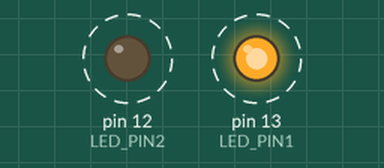
The sketch below on a simulated Arduino Uno, built with avr-gcc and run on an emulated ATmega328P. Parts: output pins drawn as LEDs (lit = HIGH). Dashed ring = blinking.

Above: at 0.4 s.
Timing chart, 0 to 4.6 s (numbered marks = the images above):
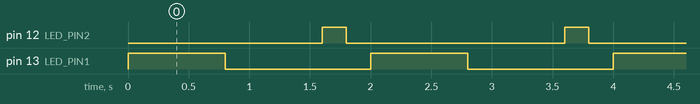

The sketch:

digitalwk11.ino
```cpp
int LED_PIN1=13;
int LED_PIN2=12;
void setup() {
  // initialize digital pin LED_BUILTIN as an output.
  pinMode(LED_PIN1, OUTPUT);
  pinMode(LED_PIN2, OUTPUT);
}

// the loop function runs over and over again forever
void loop() {
  digitalWrite( LED_PIN1, HIGH);   // turn the LED on (HIGH is the voltage level)
  delay(800);                       // wait for a second
  digitalWrite( LED_PIN1, LOW);    // turn the LED off by making the voltage LOW
  delay(800);                       // wait for a second
  digitalWrite( LED_PIN2, HIGH);   // turn the LED on (HIGH is the voltage level)
  delay(200);                       // wait for a second
  digitalWrite( LED_PIN2, LOW);    // turn the LED off by making the voltage LOW
  delay(200);
}
```

Measured:
- by itself, pin 12 (LED_PIN2): alternates HIGH for 0.20 s and LOW for 1.8 s
- by itself, pin 13 (LED_PIN1): alternates HIGH for 0.80 s and LOW for 1.2 s
- by itself, everything shown: repeats every 2.0 s, in 4 steps
